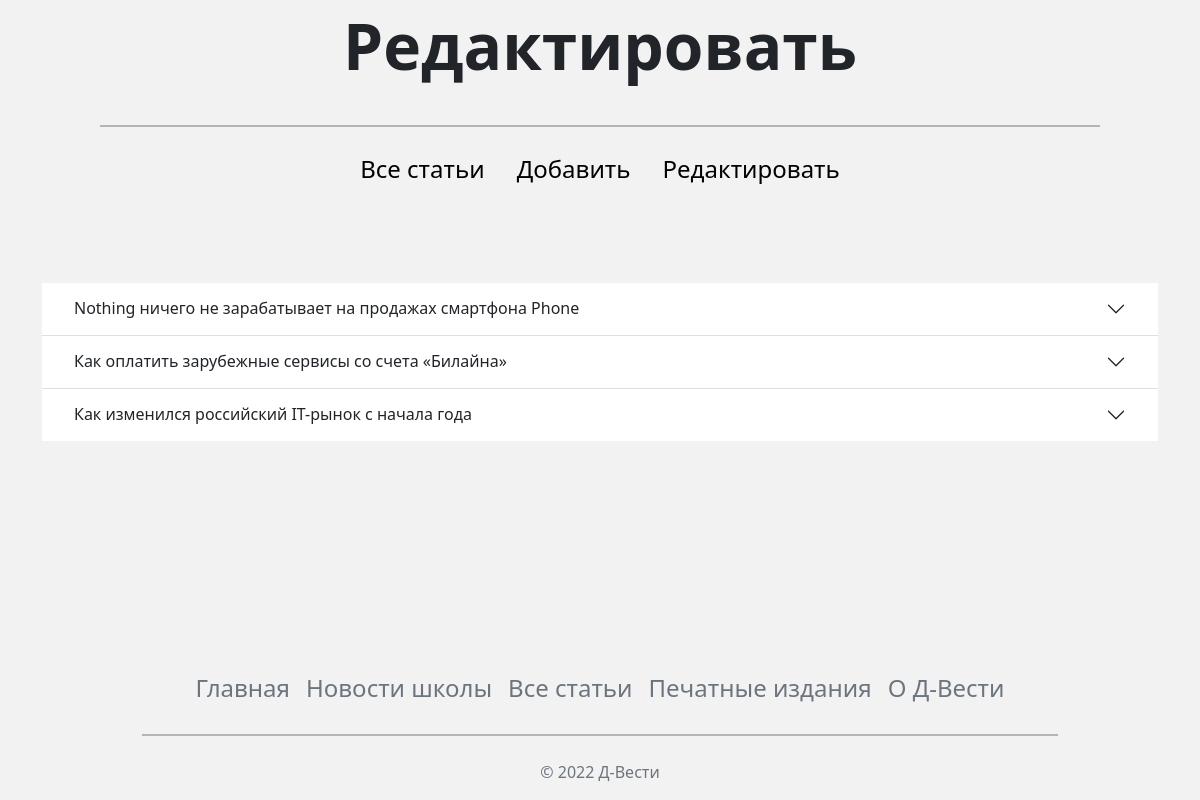
The page /edit (signed in) on the database as committed earlier.
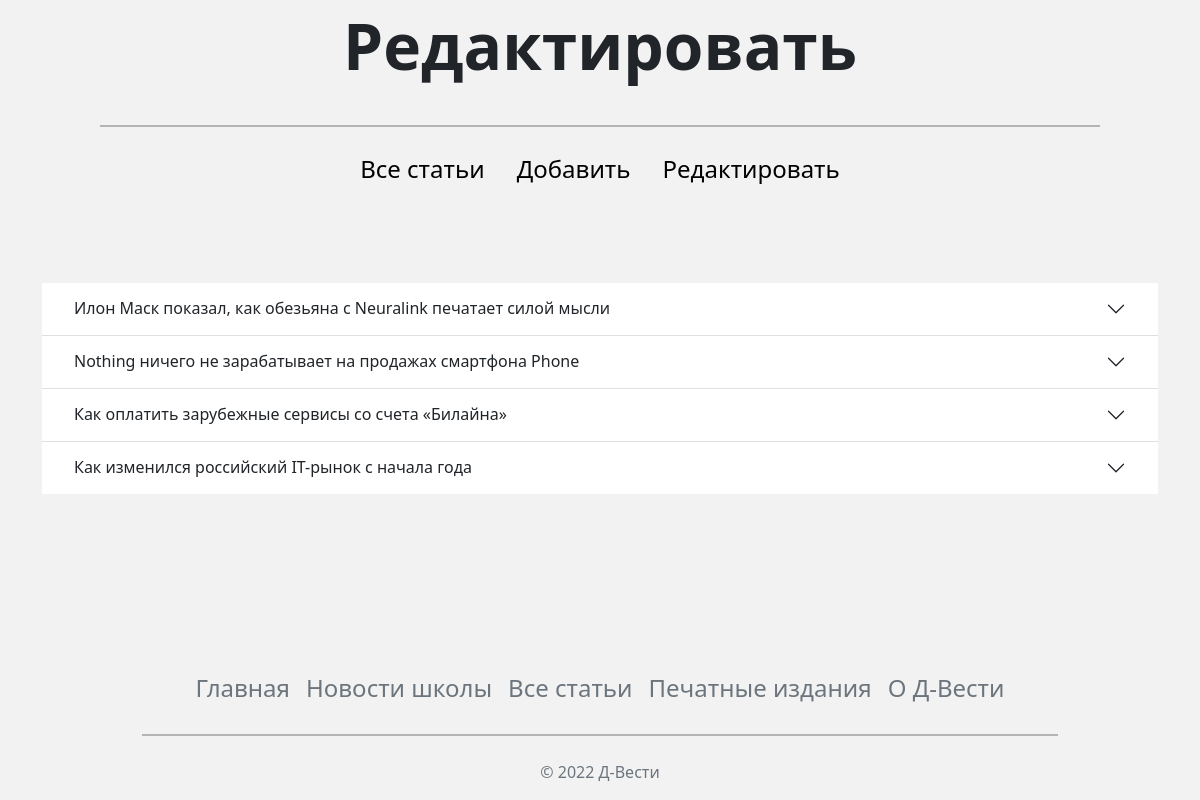
The same page on the database as committed later.
### app.py (models this page shows)
class Article(db.Model):
    id = db.Column(db.Integer, primary_key=True)
    title_article = db.Column(db.String, nullable=False)
    tag = db.Column(db.String, nullable=False)
    text_article = db.Column(db.Text, nullable=False)
    main_img = db.Column(db.String, nullable=False)
    author = db.Column(db.String)
    date = db.Column(db.DateTime, default=datetime.utcnow())

### app.py (the view, shortened to what this page needs)
@app.route('/edit')
@app.route('/edit/<int:id>', methods=['GET', 'POST'])
@login_required
def edit(id=None):
    form = Add_article()
    articles = db.session.execute(db.select(Article).order_by(db.desc(Article.id))).scalars()
    return render_template('dashboard/edit.html', title='Редактировать', articles=articles, form=form)

### app.py (called while the page is built)
@login_manager.user_loader
def load_user(user_id):
    return RegistrationDB.query.get(int(user_id))

### templates/dashboard/edit.html (shortened to what this page needs)
<!DOCTYPE html>
<html lang="en">
<head>
    {% include "dashboard/links.html" %}
</head>
<body class="d-flex flex-column min-vh-100">
<h1 style="font-weight: 700; font-size: 64px" class="text-center mt-2 mb-4 edit-font">{{title}}</h1>
<hr class="hr-before-header">
{% include "dashboard/sidebar.html" %}
<br><br><br>
<div class="accordion accordion-flush container" id="accordionFlushExample">
    {% for article in articles %}
    <div class="accordion-item container-fluid">
    <h2 class="accordion-header" id="flush-headingTwo{{article.id}}">
      <button class="accordion-button collapsed" type="button" data-bs-toggle="collapse" data-bs-target="#flush-collapseTwo{{article.id}}" aria-expanded="false" aria-controls="flush-collapseTwo{{article.id}}">
        {{article.title_article}}
      </button>
    </h2>
  </div>
    {% endfor %}
</div>
<br><br><br>
{% include 'main/footer.html' %}
</body>
</html>

Rows that differ between the two databases and show on the page:
added Article: title_article "Илон Маск показал, как обезьяна с Neuralink печатает силой мысли"
